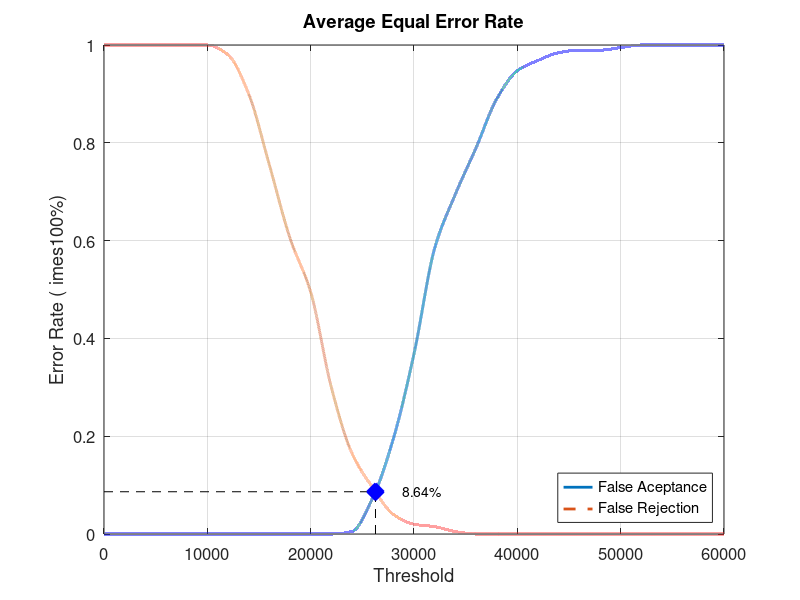
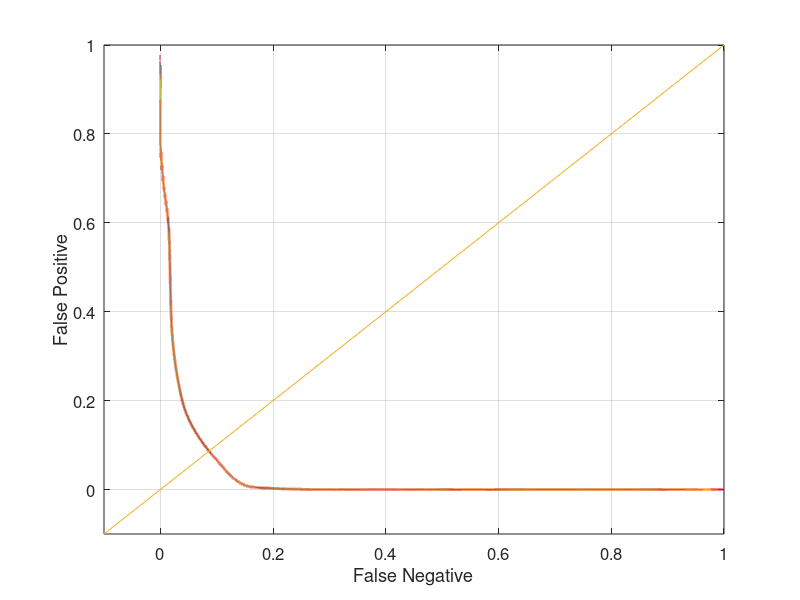

These figures' MATLAB source, in order:
close all;
clear;
clc;
x = 0:2000:60000;
xq = 0:0.5:60000;

y0 = [0 0 0 0 0 0 0 0 0 0 0 0 0.00526316 0.0736842 0.194737 0.368421 0.584211 0.694737 0.789474 0.889474 0.947368 0.968421 0.984211 0.989474 0.989474 0.994737 1 1 1 1 1]
yy0 = interp1(x, y0, xq, 'pchip');
y1 = [1 1 1 1 1 1 0.98 0.9 0.755 0.605 0.495 0.3 0.165 0.095 0.04 0.02 0.015 0.005 0 0 0 0 0 0 0 0 0 0 0 0 0]
yy1 = interp1(x, y1, xq, 'pchip');

% Calculating EER: 
y2 = abs(y0 - y1);
find(y2 == min(y2))
yy2 = abs(yy0 - yy1);
xEER = find(yy2 == min(yy2));
xEERIndex = xq(xEER) % X-axis EER
yEER = yy0(xEER) % Y-axis EER

main = figure
plot(xq, yy0,'-','LineWidth', 2);	hold on
plot(xq, yy1,'--','LineWidth', 2);	hold on
plot([xEERIndex xEERIndex], [0 yEER], 'k--');	hold on
plot([0 xEERIndex], [yEER yEER], 'k--');	hold on
plot(xEERIndex, yEER, 'bx', 'LineWidth', 10);	hold on
text(xEERIndex + 10 * xEERIndex / 100, yEER, [num2str(round((10000 * yEER)) / 100) '%'])
legend('False Aceptance', 'False Rejection', 'Location', 'SouthEast')
xlabel('Threshold')
ylabel('Error Rate (	imes100%)')
title('Average Equal Error Rate')
set(gca, 'FontSize', 12)
axis([0 60000 0 1])
grid on

print(main, 'Database5_1Main', '-dpng');
FNRxFPR = figure('Color', [1 1 1]);
plot(yy1, yy0, '-', yy1, yy0, 'LineWidth', 2);
hold on
y = -0.1:0.1:1
plot(y, y); 
set(gca, 'FontSize', 12)
xlabel('False Negative')
ylabel('False Positive')
axis([-0.1 1 -0.1 1])
set(gca, 'FontSize', 12)
grid on

print(FNRxFPR, 'Database5_1FNRxFPR','-dpng');
